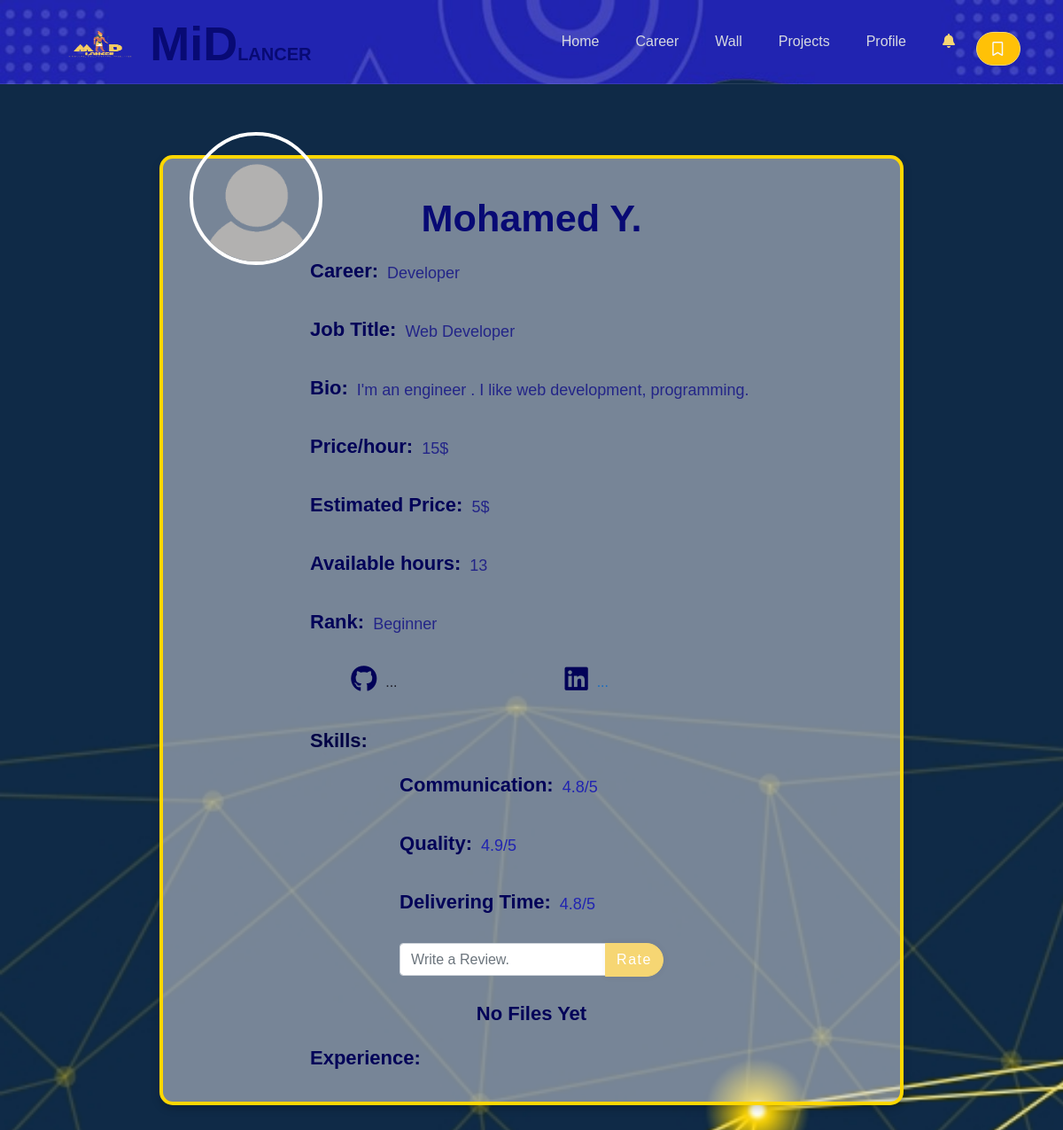
/freelancerview.php?vfid=70 (signed in), run on the app's committed database.
### tables this page shows
CREATE TABLE `freelancer` (
  `freelancer_id` int(11) NOT NULL,
  `freelancer_name` varchar(255) NOT NULL,
  `email` varchar(255) NOT NULL,
  `phone_number` varchar(11) NOT NULL,
  `password` varchar(255) NOT NULL,
  `birthdate` date NOT NULL,
  `national_id` varchar(14) NOT NULL,
  `freelancer_image` longtext DEFAULT NULL,
  `job_title` varchar(255) NOT NULL,
  `available_hours` int(11) DEFAULT NULL,
  `price/hr` float DEFAULT 5,
  `link1` varchar(255) DEFAULT NULL,
  `link2` varchar(255) DEFAULT NULL,
  `freelancer_file` longtext DEFAULT NULL,
  `bio` text DEFAULT NULL,
  `premium` varchar(255) DEFAULT '0',
  `view` int(11) DEFAULT 0,
  `hidden` tinyint(1) DEFAULT 0,
  `admin_hidden` tinyint(1) DEFAULT 0,
  `career_id` int(11) NOT NULL,
  `rank_id` int(11) DEFAULT 1,
  `webssite_price` int(11) NOT NULL DEFAULT 5,
  `fl_join_date` date NOT NULL DEFAULT current_timestamp(),
  `last_seen` datetime DEFAULT current_timestamp()
);

CREATE TABLE `career` (
  `career_id` int(11) NOT NULL,
  `career_path` varchar(250) NOT NULL,
  `career_desc` text NOT NULL,
  `career_image` longtext NOT NULL
);

CREATE TABLE `rank` (
  `rank_id` int(11) NOT NULL,
  `rank` varchar(250) NOT NULL
);

### freelancerview.php (the view, shortened to what this page needs)
<?php
include("nav+bm.php");
if(isset($_GET['vfid'])) {
    $id = $_GET['vfid'];
    if(isset($_SESSION['user_id'])){
        $user_id = $_SESSION['user_id'];
        $vfid = $_GET['vfid'];
        $chkView = "SELECT freelancer_id, user_id FROM views WHERE freelancer_id = '$vfid' AND user_id = '$user_id'";
        $runChkView = mysqli_query($connect, $chkView);
        if (mysqli_num_rows($runChkView) == 0){
            $insertView = "INSERT INTO views(freelancer_id, user_id) VALUES ('$vfid','$user_id')";
            mysqli_query($connect, $insertView);
        }
    }
}
$select_freelancer = " SELECT * FROM `freelancer`
                       JOIN `career` ON `career`.`career_id` = `freelancer`.`career_id`
                       JOIN `rank` ON `rank`.`rank_id` = `freelancer`.`rank_id`
                       WHERE `freelancer`.`freelancer_id` = $id";
$run_select= mysqli_query($connect,$select_freelancer);
$select_avg="SELECT AVG(rate1) as RATE1 ,
                    AVG(rate2) as RATE2 ,
                    AVG(rate3) as RATE3
                    FROM `rate` WHERE `freelancer_id`= $id ";
$run_avg=mysqli_query($connect,$select_avg);
$key=mysqli_fetch_assoc($run_avg);
?>
<!DOCTYPE html>
<html lang="en">
<head>
    <link rel="stylesheet" href="css/all.min.css">
    <link rel="stylesheet" href="https://stackpath.bootstrapcdn.com/bootstrap/4.4.0/css/bootstrap.min.css">
    <link rel="stylesheet" href="https://cdnjs.cloudflare.com/ajax/libs/rateYo/2.3.2/jquery.rateyo.min.css">
    <link href="https://cdn.jsdelivr.net/npm/bootstrap@5.0.2/dist/css/bootstrap.min.css" rel="stylesheet">
    <link rel="stylesheet" href="https://cdnjs.cloudflare.com/ajax/libs/font-awesome/6.0.0-beta3/css/all.min.css">
    <link rel="stylesheet" href="./css/FREELANCERPROFILE.css">
</head>
<body>
<h2></h2>
    <div class="profile-container">
            <?php foreach($run_select as $data){ ?>
            <div class="class"></div>
            <div class="profile-image">
                <img src="<?php echo "img/profile/".htmlspecialchars($data['freelancer_image'], ENT_QUOTES, 'UTF-8' ) ?>" alt="Profile Image" id="image-preview">
            </div>
            <h1><?php echo htmlspecialchars($data['freelancer_name'] , ENT_QUOTES, 'UTF-8' )?></h1>
            <div  class="profile-form">
                <div class="form-group">
                <label for="career">Career:</label>
                    <p><?php echo htmlspecialchars($data['career_path'], ENT_QUOTES, 'UTF-8' )?></p>
                </div>
                <div class="form-group">
                    <label for="job-title">Job Title:</label>
                    <p class="web"><?php echo htmlspecialchars($data['job_title'] , ENT_QUOTES, 'UTF-8' )?></p>
                </div>
                <?php if(!empty($data['bio'])){ ?>
                    <div class="form-group">
                        <label for="bio">Bio:</label>
                        <p><?php echo htmlspecialchars($data['bio'], ENT_QUOTES, 'UTF-8')?></p>
                    </div>
                <?php } ?>
                <div class="form-group">
                    <label for="bio">Price/hour:</label>
                    <p><?php echo htmlspecialchars($data['price/hr'], ENT_QUOTES, 'UTF-8' )?>$</p>
                </div>
                <div class="form-group">
                    <label for="bio">Estimated Price:</label>
                    <p><?php echo htmlspecialchars($data['webssite_price'], ENT_QUOTES, 'UTF-8' )?>$</p>
                </div>
                <?php if(!empty($data['available_hours'])){ ?>
                    <div class="form-group">
                        <label for="bio">Available hours:</label>
                        <p><?php echo htmlspecialchars ($data['available_hours'], ENT_QUOTES, 'UTF-8')?></p>
                    </div>
                <?php } ?>
                <div class="form-group">
                    <label for="bio">Rank:</label>
                    <p><?php echo htmlspecialchars($data['rank'], ENT_QUOTES, 'UTF-8' ) ?></p>
                </div>
                <div class="group">
                    <?php if(!empty($data['link1'])){ ?>
                        <div class="form-group">
                            <label for="github-link"><i class="fa-brands fa-github"></i></label>
                            <div class="social-link1">
                                <a href="<?php echo htmlspecialchars($data['link1'], ENT_QUOTES, 'UTF-8'); ?>" target="_blank">GitHub</a>
                            </div>
                        </div>
                    <?php }else{ ?>
                        <div class="form-group">
                            <label for="github-link"><i class="fa-brands fa-github"></i></label>
                            <div class="social-link1">
                            <span>...</span>
                            </div>
                        </div>
                    <?php } ?>
                    <?php if(!empty($data['link2'])){?>
                        <div class="form-group">
                            <label for="linkedin-link"><i class="fa-brands fa-linkedin"></i></label>
                            <div class="social-link2">
                                <a href="<?php echo htmlspecialchars($data['link2'], ENT_QUOTES, 'UTF-8'); ?>" target="_blank">LinkedIn</a>
                            </div>
                        </div>
                    <?php }else{ ?>
                        <div class="form-group">
                            <label for="linkedin-link"><i class="fa-brands fa-linkedin"></i></label>
                            <div class="social-link2">
                            </i> <span>...</span>
                            </div>
                        </div>
                    <?php } ?>
                </div>
                <div class="form-group1">
                    <label for="skills">Skills:</label>
                </div>
                <form method="POST">
                <?php if(isset($_SESSION['user_id'])){ ?>
                    <div class="form-group">
                        <label for="rate-communication">Communication:</label>
                        <div class="rate-communic ">
                            <p style="color: #2124b1;">
                            <?php echo round($key['RATE1'],2);?>/5</p>
                        </div>
                    </div>
                    <div class="form-group">
                        <label for="rate-quality">Quality:</label>
                        <div class="rate-quality">
                            <p style="color: #2124b1;">
                            <?php echo round($key['RATE2'],2);?>/5</p>
                        </div>
                    </div>
                    <div class="form-group">
                        <label for="rate-delivery">Delivering Time:</label>
                        <div class="rate-delivery">
                            <p style="color: #2124b1;">
                            <?php echo round($key['RATE3'],2);?>/5</p>
                        </div>
                    </div>
                        <div class="input-group mb-3">
                            <input type="text" name="review" class="form-control" placeholder="Write a Review." aria-label="Recipient's username" aria-describedby="button-addon2">
                            <button type="submit" name="add" class="btn btn-warning">Rate</button>
                        </div>
                    <?php } ?>
                </form>
                <?php if(!empty($data['freelancer_file'])){?>
                    <div class="form-groupupload">
                        <label for="file-upload">CV: <a href="./file/<?php echo htmlspecialchars($data['freelancer_file'], ENT_QUOTES, 'UTF-8' ) ?>" target="_blank" ><?php echo $data['freelancer_file'];?></a></label>
                    </div>
                <?php }else{ ?>
                    <label style="font-weight: bold;
                        font-size: 22px;
                        color: rgb(2, 2, 88);
                        text-align: left;
                        padding-top: 9px;" for="file-upload">No Files Yet </label>
                <?php } ?>
                <div class="all">
                    <div class="txt d-flex f-row ">
                        <div class="form-group">
                            <label for="bio">Experience:</label>
                        </div>
                    </div>
                </div>
            </div>
        <div class="form-group11">
        </div>
        <?php } ?>
    </div>
</body>
</html>

### css/nav+bm.css (style rules this page uses)
:root { --primary-color: #080a74; --secondary-color: #f6d673; --Thirdly-color: #d6d9e0; --fourthly-color: #1d1d27; }
h2 { color: var(--Thirdly-color); }
button { padding: 4px 20px; border-radius: 50px; cursor: pointer; border: 0; border-radius: 0.9em; background-color: var(--secondary-color); box-shadow: rgb(0 0 0 / 5%) 0 0 8px; letter-spacing: 1.5px; text-transform: uppercase; font-size: 15px; transition: all 0.5s ease; font-family: inherit; margin-left: 20px; }

### css/FREELANCERPROFILE.css (style rules this page uses)
:root { --blue-color: #080a74; --primary-color: #080a74; --secondary-color: #f6d673; --background-color: #f7faff; --input-bg-color: #1d1d27; --text-color: #ffffff; --button-bg-color: #f6d673; --button-hover-bg-color: #2124b1; --popup-bg-color: #ffffff; --popup-border-color: #2124b1; }
body { font-family: 'Arial', sans-serif; background-image: url(../img/background.jpg); background-repeat: no-repeat; background-size: cover; color: var(--text-color); margin: 0; }
.profile-container { position: relative; width: 70%; margin: auto; background-color: #d6d9e085; border-radius: 15px; box-shadow: 0 4px 10px rgba(0, 0, 0, 0.2); text-align: center; border: 4px solid gold; margin-bottom: 4%; }
h2 { color: var(--background-color) !important; font-size: 2.7em; font-weight: 600; text-align: center; padding-bottom: 3%; padding-top: 3%; }
h1 { color: var(--primary-color) !important; font-size: 2.7em; font-weight: 600; margin-top: 2%; padding-top: 3%; }
.profile-image { width: 150px; height: 150px; border-radius: 50%; border: 4px solid var(--popup-bg-color); overflow: hidden; position: absolute; top: -30px; left: 30px; }
.profile-image img { width: 100%; }
p { COLOR: #171785de; font-weight: 540; font-size: large; position: relative; top: 15px; }
.profile-form { display: flex; flex-direction: column; align-items: center; }
.form-group1 { font-size: 22px; width: 100%; max-width: 500px; display: flex; flex-direction: row; gap: 10px; color: #010144; font-weight: 600; padding-top: 9px; }
.form-group11 { font-size: 22px !important; width: 100%; max-width: 500px; display: flex; flex-direction: row; gap: 10px; color: #010144; font-weight: 600; padding-top: 9px; margin-left: 0%; }
.form-group { width: 100%; max-width: 500px; display: flex; flex-direction: row; gap: 10px; }
.form-group label { font-weight: bold; font-size: 22px; color: rgb(2, 2, 88); text-align: left; padding-top: 9px; }
.social-link1 { color: #1d1d27; padding-top: 16px; }
.social-link2 { color: rgb(24, 109, 193); padding-top: 16px; }
.rate-communic { display: flex; }
.rate-quality { display: flex; }
.rate-delivery { display: flex; }
.class { width: 18%; height: 6%; position: absolute; display: flex; flex-direction: column; right: 9%; }
.btn-warning { color: #ffffff; background-color: var(--button-bg-color); border-color: var(--button-bg-color); border-radius: 20px; height: 38px; margin-top: 2%; }
input { font-family: inherit; font-size: inherit; line-height: inherit; margin-top: 2%; color: black; background-color: transparent; padding-top: 1%; width: 44%; }
.group { display: flex; width: 58%; display: flex; justify-content: center; align-items: center; margin-left: 9%; }
.fa-github:before { content: "\f09b"; font-size: 30px; }
.fa-linkedin:before { content: "\f08c"; font-size: 30px; }
.all { flex-direction: column; width: 100%; max-width: 500px; display: flex; margin-left: 0%; }
img { width: 100%; height: 100%; border-radius: 10px; }
.form-control { height: 37px !important; margin-top: 2% !important; }

### data on the page
freelancer: freelancer_image (placeholder picture), freelancer_name "Mohamed Y.", career.career_path "Developer", job_title "Web Developer", bio "I'm an engineer . I like web development, programming.", value "15", webssite_price "5", available_hours "13", rank.rank "Beginner", RATE1 "4.8", RATE2 "4.9", RATE3 "4.8", shows "No Files Yet"
